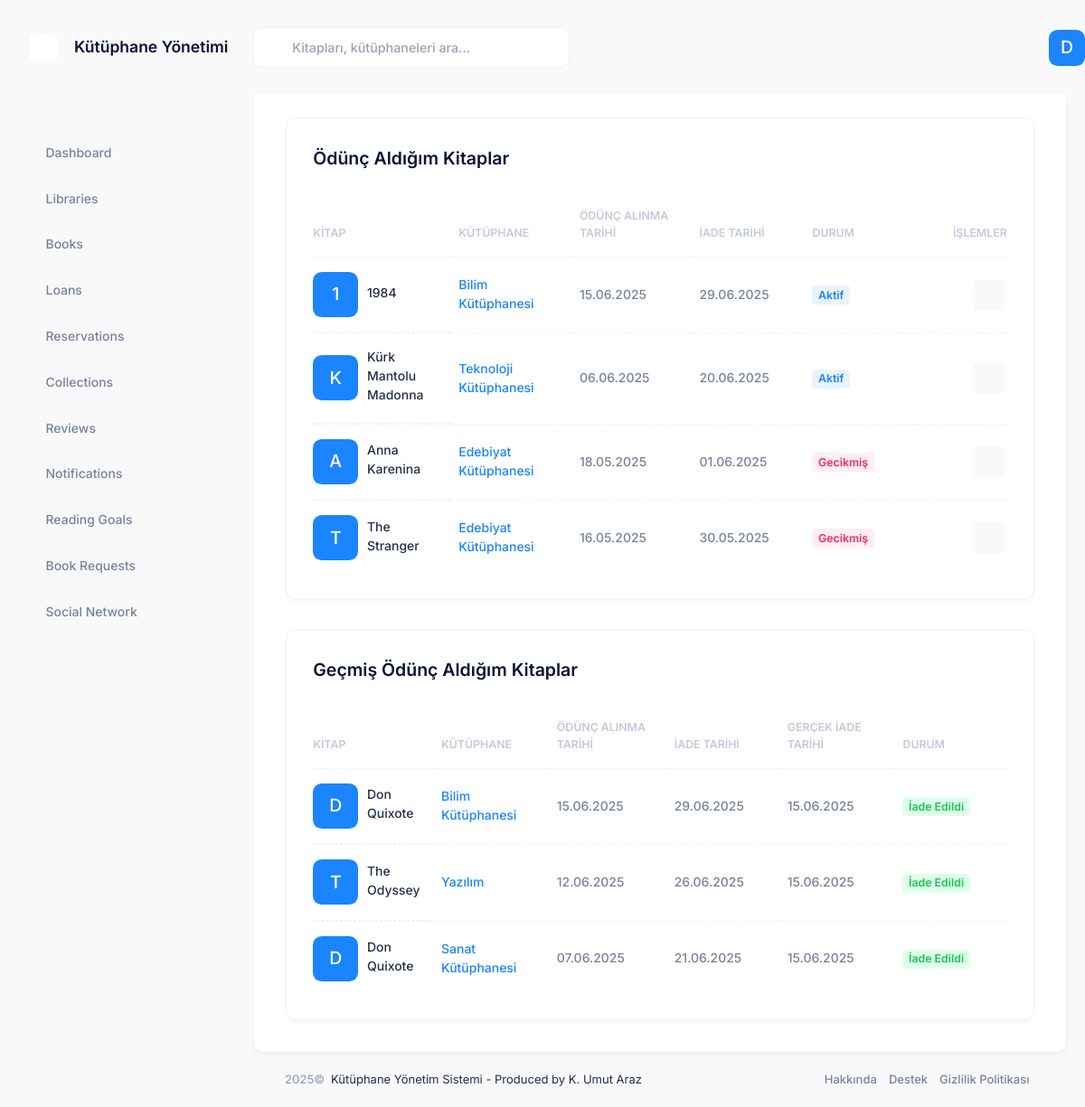
The app's page /accounts/my-books/ (signed in) with its own data.
### loans/models.py (models this page shows, shortened)
class Loan(models.Model):
    STATUS_CHOICES = (
        ('active', 'Aktif'),
        ('returned', 'İade Edildi'),
        ('overdue', 'Gecikmiş'),
    )
    book = models.ForeignKey(Book, verbose_name='Kitap', on_delete=models.CASCADE, related_name='loans')
    borrower = models.ForeignKey(settings.AUTH_USER_MODEL, verbose_name='Ödünç Alan', on_delete=models.CASCADE, related_name='borrowed_books')
    loaned_by = models.ForeignKey(settings.AUTH_USER_MODEL, verbose_name='Ödünç Veren', on_delete=models.CASCADE, related_name='managed_loans')
    loan_date = models.DateTimeField('Ödünç Verme Tarihi', default=timezone.now)
    due_date = models.DateTimeField('İade Tarihi')
    return_date = models.DateTimeField('Gerçek İade Tarihi', blank=True, null=True)
    status = models.CharField('Durum', max_length=10, choices=STATUS_CHOICES, default='active')
    notes = models.TextField('Notlar', blank=True, null=True)
    class Meta:
        ordering = ['-loan_date']
        verbose_name = 'Ödünç Verme'
        verbose_name_plural = 'Ödünç Vermeler'
    @property
    def status_color(self):
        color_map = {
            'active': 'primary',
            'returned': 'success',
            'overdue': 'danger'
        }
        return color_map.get(self.status, 'primary')

### books/models.py (models this page shows, shortened)
class Book(models.Model):
    STATUS_CHOICES = (
        ('available', 'Mevcut'),
        ('borrowed', 'Ödünç Verilmiş'),
        ('reserved', 'Rezerve Edilmiş'),
        ('maintenance', 'Bakımda'),
    )
    title = models.CharField('Başlık', max_length=255)
    author = models.CharField('Yazar', max_length=255)
    isbn = models.CharField('ISBN', max_length=20, blank=True, null=True)
    description = models.TextField('Açıklama', blank=True, null=True)
    cover_image = models.ImageField('Kapak Resmi', upload_to='book_covers/', blank=True, null=True)
    library = models.ForeignKey(Library, verbose_name='Kütüphane', on_delete=models.CASCADE, related_name='books')
    status = models.CharField('Durum', max_length=20, choices=STATUS_CHOICES, default='available')
    publication_year = models.PositiveIntegerField('Yayın Yılı', blank=True, null=True)
    publisher = models.CharField('Yayınevi', max_length=255, blank=True, null=True)
    language = models.CharField('Dil', max_length=50, blank=True, null=True)
    pages = models.PositiveIntegerField('Sayfa Sayısı', blank=True, null=True)
    created_at = models.DateTimeField('Oluşturulma Tarihi', auto_now_add=True)
    updated_at = models.DateTimeField('Güncellenme Tarihi', auto_now=True)
    class Meta:
        ordering = ['title', 'author']
        verbose_name = 'Kitap'
        verbose_name_plural = 'Kitaplar'

### libraries/models.py (models this page shows, shortened)
class Library(models.Model):
    name = models.CharField('Adı', max_length=255)
    description = models.TextField('Açıklama', blank=True, null=True)
    owner = models.ForeignKey(
        settings.AUTH_USER_MODEL,
        verbose_name='Sahibi',
        on_delete=models.CASCADE,
        related_name='owned_libraries'
    )
    admins = models.ManyToManyField(
        settings.AUTH_USER_MODEL,
        verbose_name='Yöneticiler',
        related_name='administered_libraries',
        blank=True
    )
    created_at = models.DateTimeField('Oluşturulma Tarihi', auto_now_add=True)
    updated_at = models.DateTimeField('Güncellenme Tarihi', auto_now=True)
    address = models.TextField('Adres', blank=True, null=True)
    phone = models.CharField('Telefon', max_length=20, blank=True, null=True)
    email = models.EmailField('E-posta', blank=True, null=True)
    class Meta:
        verbose_name = 'Kütüphane'
        verbose_name_plural = 'Kütüphaneler'
        ordering = ['name']

### accounts/views.py (the view)
# urls.py: path('my-books/', views.my_books, name='my_books'),
def my_books(request):
    from loans.models import Loan
    active_loans = Loan.objects.filter(
        borrower=request.user,
        status__in=['active', 'overdue']
    ).select_related('book', 'book__library')
    past_loans = Loan.objects.filter(
        borrower=request.user,
        status='returned'
    ).select_related('book', 'book__library')
    context = {
        'active_loans': active_loans,
        'past_loans': past_loans
    }
    return render(request, 'accounts/my_books.html', context)

### library_management/context_processors.py (called while the page is built)
def user(request):
    return {'user': DummyUser()}

    def get_full_name(self):
        return f"{self.first_name} {self.last_name}"

### templates/accounts/my_books.html (shortened to what this page needs)
{% extends 'layouts/base.html' %}
{% load static %}
{% block content %}
<div class="card mb-10">
    <div class="card-header border-0 pt-6">
        <div class="card-title">
            <h2>Ödünç Aldığım Kitaplar</h2>
        </div>
    </div>
    <div class="card-body py-4">
        <table class="table align-middle table-row-dashed fs-6 gy-5" id="kt_active_loans_table">
            <thead>
                <tr class="text-start text-gray-400 fw-bold fs-7 text-uppercase gs-0">
                    <th class="min-w-125px">Kitap</th>
                    <th class="min-w-125px">Kütüphane</th>
                    <th class="min-w-125px">Ödünç Alınma Tarihi</th>
                    <th class="min-w-125px">İade Tarihi</th>
                    <th class="min-w-125px">Durum</th>
                    <th class="text-end min-w-100px">İşlemler</th>
                </tr>
            </thead>
            <tbody class="fw-semibold text-gray-600">
                {% for loan in active_loans %}
                <tr>
                    <td class="d-flex align-items-center">
                        <div class="symbol symbol-50px me-3">
                            {% if loan.book.cover_image %}
                            <img src="{{ loan.book.cover_image.url }}" class="" alt="Book Cover" />
                            {% else %}
                            <div class="symbol-label fs-2 fw-semibold bg-primary text-inverse-primary">{{ loan.book.title|first }}</div>
                            {% endif %}
                        </div>
                        <a href="{% url 'books:detail' loan.book.id %}" class="text-gray-800 text-hover-primary mb-1">{{ loan.book.title }}</a>
                    </td>
                    <td><a href="{% url 'libraries:detail' loan.book.library.id %}">{{ loan.book.library.name }}</a></td>
                    <td>{{ loan.loan_date|date:"d.m.Y" }}</td>
                    <td>{{ loan.due_date|date:"d.m.Y" }}</td>
                    <td><span class="badge badge-light-{{ loan.status_color }} fs-7 fw-bold">{{ loan.get_status_display }}</span></td>
                    <td class="text-end">
                        <a href="{% url 'books:detail' loan.book.id %}" class="btn btn-icon btn-bg-light btn-active-color-primary btn-sm me-1">
                            <i class="ki-outline ki-eye fs-2"></i>
                        </a>
                    </td>
                </tr>
                {% empty %}
                <tr>
                    <td colspan="6" class="text-center">Henüz hiç kitap ödünç almamışsınız.</td>
                </tr>
                {% endfor %}
            </tbody>
        </table>
    </div>
</div>
<div class="card">
    <div class="card-header border-0 pt-6">
        <div class="card-title">
            <h2>Geçmiş Ödünç Aldığım Kitaplar</h2>
        </div>
    </div>
    <div class="card-body py-4">
        <table class="table align-middle table-row-dashed fs-6 gy-5" id="kt_past_loans_table">
            <thead>
                <tr class="text-start text-gray-400 fw-bold fs-7 text-uppercase gs-0">
                    <th class="min-w-125px">Kitap</th>
                    <th class="min-w-125px">Kütüphane</th>
                    <th class="min-w-125px">Ödünç Alınma Tarihi</th>
                    <th class="min-w-125px">İade Tarihi</th>
                    <th class="min-w-125px">Gerçek İade Tarihi</th>
                    <th class="min-w-125px">Durum</th>
                </tr>
            </thead>
            <tbody class="fw-semibold text-gray-600">
                {% for loan in past_loans %}
                <tr>
                    <td class="d-flex align-items-center">
                        <div class="symbol symbol-50px me-3">
                            {% if loan.book.cover_image %}
                            <img src="{{ loan.book.cover_image.url }}" class="" alt="Book Cover" />
                            {% else %}
                            <div class="symbol-label fs-2 fw-semibold bg-primary text-inverse-primary">{{ loan.book.title|first }}</div>
                            {% endif %}
                        </div>
                        <a href="{% url 'books:detail' loan.book.id %}" class="text-gray-800 text-hover-primary mb-1">{{ loan.book.title }}</a>
                    </td>
                    <td><a href="{% url 'libraries:detail' loan.book.library.id %}">{{ loan.book.library.name }}</a></td>
                    <td>{{ loan.loan_date|date:"d.m.Y" }}</td>
                    <td>{{ loan.due_date|date:"d.m.Y" }}</td>
                    <td>{{ loan.return_date|date:"d.m.Y" }}</td>
                    <td><span class="badge badge-light-{{ loan.status_color }} fs-7 fw-bold">{{ loan.get_status_display }}</span></td>
                </tr>
                {% empty %}
                <tr>
                    <td colspan="6" class="text-center">Henüz hiç kitap iade etmemişsiniz.</td>
                </tr>
                {% endfor %}
            </tbody>
        </table>
    </div>
</div>
{% endblock %}

### records on screen
Loan: book|first "1", book "1984", book.library.name "Bilim Kütüphanesi", loan_date "15.06.2025", due_date "29.06.2025", status "Aktif"
Loan: book|first "K", book "Kürk Mantolu Madonna", book.library.name "Teknoloji Kütüphanesi", loan_date "06.06.2025", due_date "20.06.2025", status "Aktif"
Loan: book|first "A", book "Anna Karenina", book.library.name "Edebiyat Kütüphanesi", loan_date "18.05.2025", due_date "01.06.2025", status "Gecikmiş"
Loan: book|first "T", book "The Stranger", book.library.name "Edebiyat Kütüphanesi", loan_date "16.05.2025", due_date "30.05.2025", status "Gecikmiş"
Loan: book|first "D", book "Don Quixote", book.library.name "Bilim Kütüphanesi", loan_date "15.06.2025", due_date "29.06.2025", return_date "15.06.2025", status "İade Edildi"
Loan: book|first "T", book "The Odyssey", book.library.name "Yazılım", loan_date "12.06.2025", due_date "26.06.2025", return_date "15.06.2025", status "İade Edildi"
Loan: book|first "D", book "Don Quixote", book.library.name "Sanat Kütüphanesi", loan_date "07.06.2025", due_date "21.06.2025", return_date "15.06.2025", status "İade Edildi"

### other values on screen
{{ user.username|first|upper }} "D"
